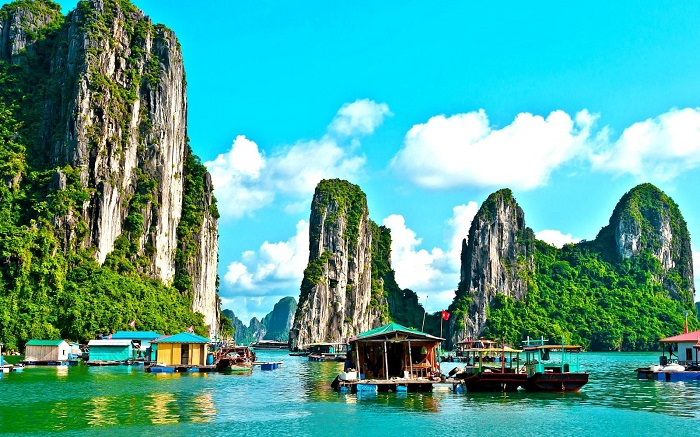
#> input picture XLA_lab2/exercise/ha-long-bay-in-vietnam.jpg, 700 x 437 px, given in place of dalat.jpg, which was not available
$ jupyter execute --allow-errors lab4.ipynb
#> lines starting #> are read from the running program, lines starting #| are printed output that depends on the picture; after the words box and inside, x2 and y2 are one past the last pixel; in counts of white or black regions, pixels touching at a corner belong together; pictures that were not available may be replaced by others from this repository, and a replacement may not be noted
[cell 1]
#cau1
from PIL import Image
import numpy as np
import matplotlib.pyplot as plt
from skimage.filters import threshold_otsu

img = Image.open('exercise/dalat.jpg').convert('L')
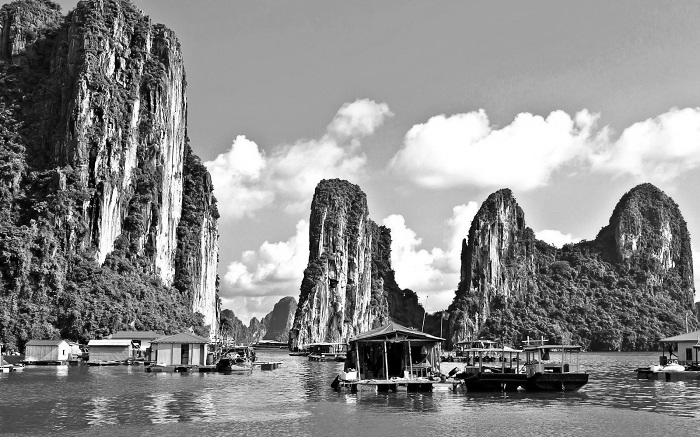
#> img: PIL image 700x437 L; min 0, max 255, mean 138.4

region = np.array(img)[0:400, 0:600]
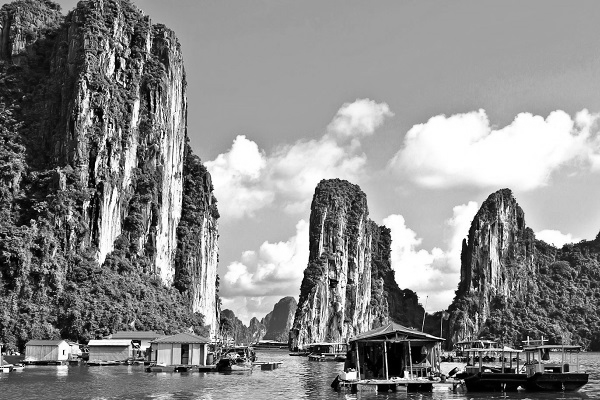
#> region: shape (400, 600); min 0, max 255, mean 137.8

shifted = np.zeros_like(region)
shifted[:, 100:] = region[:, :-100]
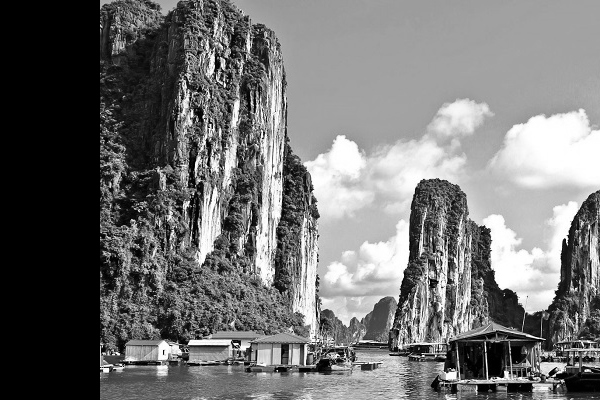
#> shifted: shape (400, 600); min 0, max 255, mean 113

thres = threshold_otsu(shifted)
#> thres = 105

binary = shifted > (thres * 0.3)
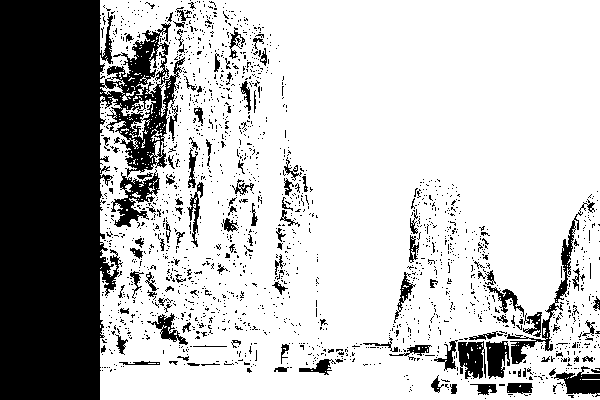
#> binary: shape (400, 600) bool; 73.7% white; 1826 black regions (1707 under 20 px), largest, box (x1, y1, x2, y2) and area: (0, 0, 185, 400) 45920, (507, 199, 595, 364) 1282, (111, 169, 160, 227) 1086

result = Image.fromarray((binary * 255).astype(np.uint8))
result.save('lang_biang.jpg')

plt.imshow(result, cmap='gray')
plt.title('LangBiang - Otsu Threshold x 0.3')
plt.axis('off')
plt.show()

[cell 2]
#cau2
from PIL import Image
import numpy as np
import matplotlib.pyplot as plt
from scipy import ndimage as nd
from skimage.filters import threshold_local


img = Image.open('exercise/dalat.jpg').convert('L')

roi = np.array(img)[400:800, 200:700]
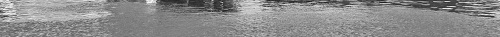
#> roi: shape (37, 500); min 26, max 250, mean 139.2

rotated = nd.rotate(roi, 45, reshape=True)
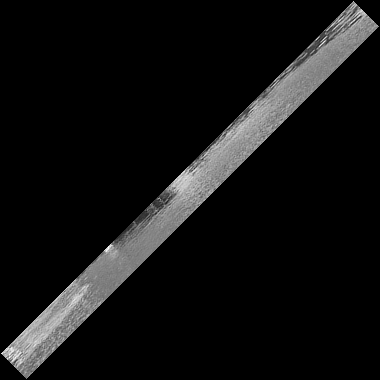
#> rotated: shape (380, 380); min 0, max 255, mean 17.4

thres = threshold_local(rotated, 35, offset=60)
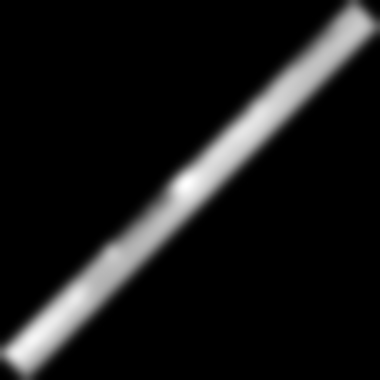
#> thres: shape (380, 380) float64; min -60, max 118.9, mean -42.6; drawn with min black and max white
binary = rotated > thres
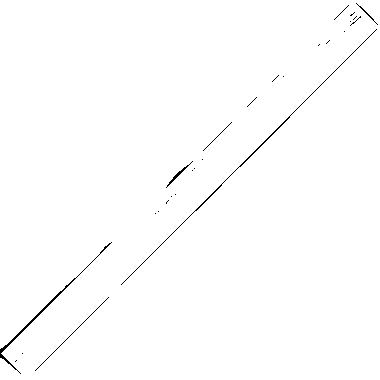
#> binary: shape (380, 380) bool; 99.3% white; black in thin lines or dots

result = Image.fromarray((binary * 255).astype(np.uint8))
#> result: PIL image 380x380 L; 99.3% white; black in thin lines or dots
result.save('ho_xuan_huong.jpg')

plt.imshow(result, cmap='gray')
plt.title('Hồ Xuân Hương - Adaptive Threshold + Rotate')
plt.axis('off')
plt.show()

$ run again, on XLA_lab2/exercise/pagoda.jpg
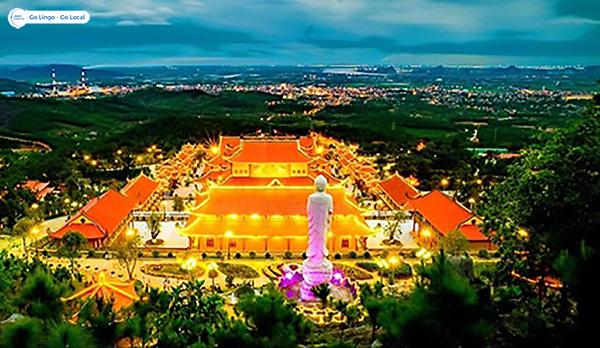
#> input picture XLA_lab2/exercise/pagoda.jpg, 600 x 348 px, given in place of dalat.jpg, which was not available
#> `shifted[:, 100:] = region[:, :-100]`:
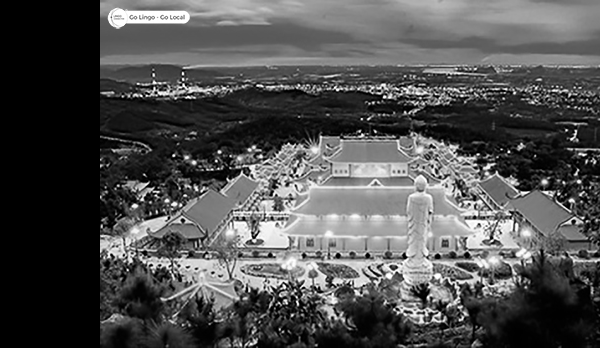
#> shifted: shape (348, 600); min 0, max 255, mean 79.7
#> `thres = threshold_otsu(shifted)`: thres = 85
#> `binary = shifted > (thres * 0.3)`:
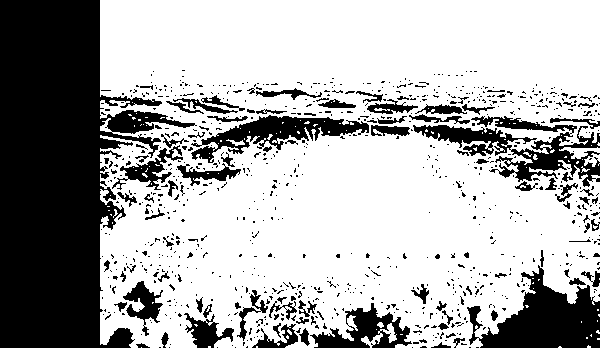
#> binary: shape (348, 600) bool; 68.2% white; 871 black regions (773 under 20 px), largest, box (x1, y1, x2, y2) and area: (0, 0, 197, 348) 37846, (467, 265, 600, 348) 5666, (413, 116, 600, 187) 4463
#> roi = empty array
#> rotated: shape (283, 283); every value is 0
